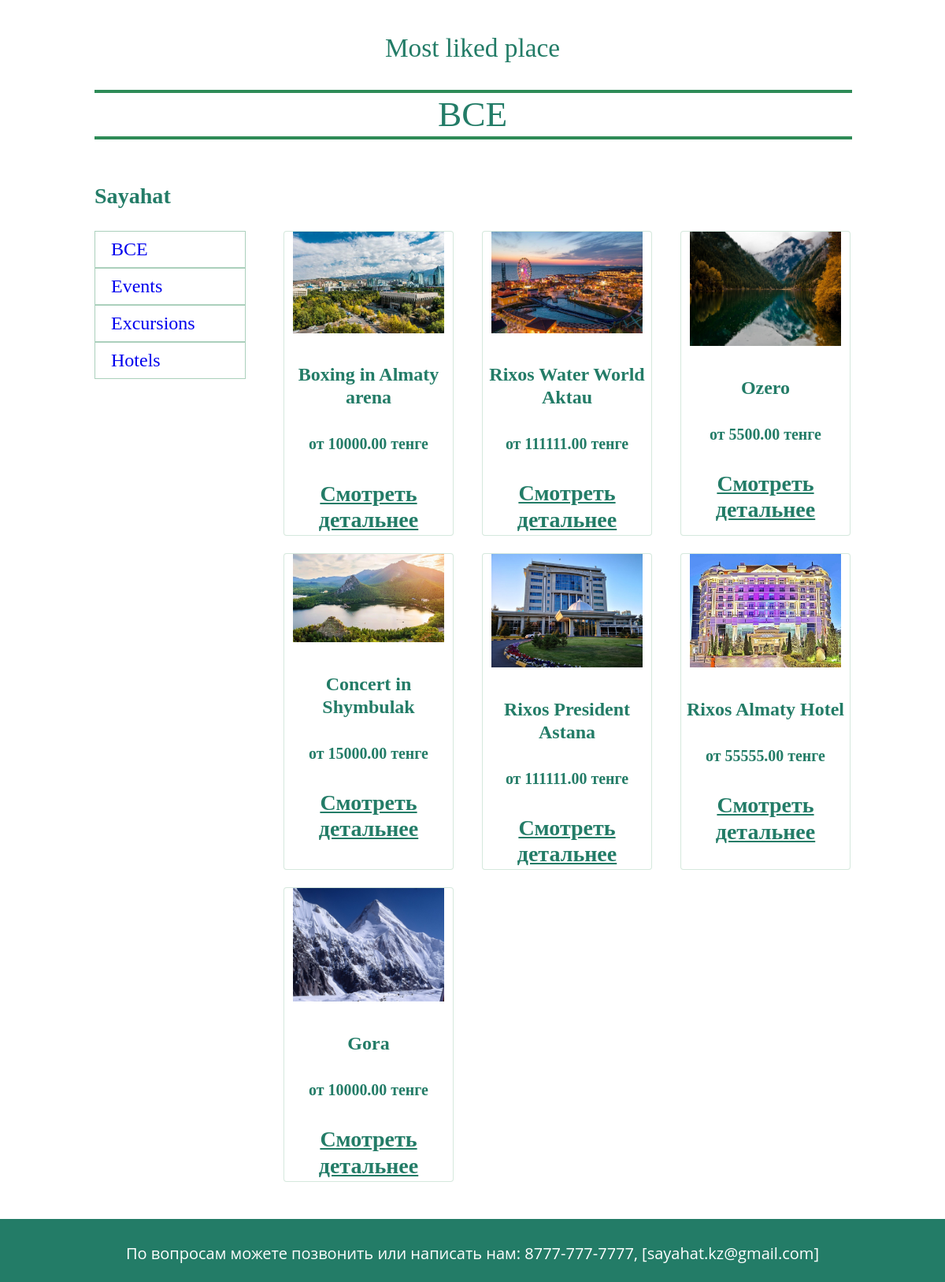
The app's page /areas/products/ (lower part), older data.
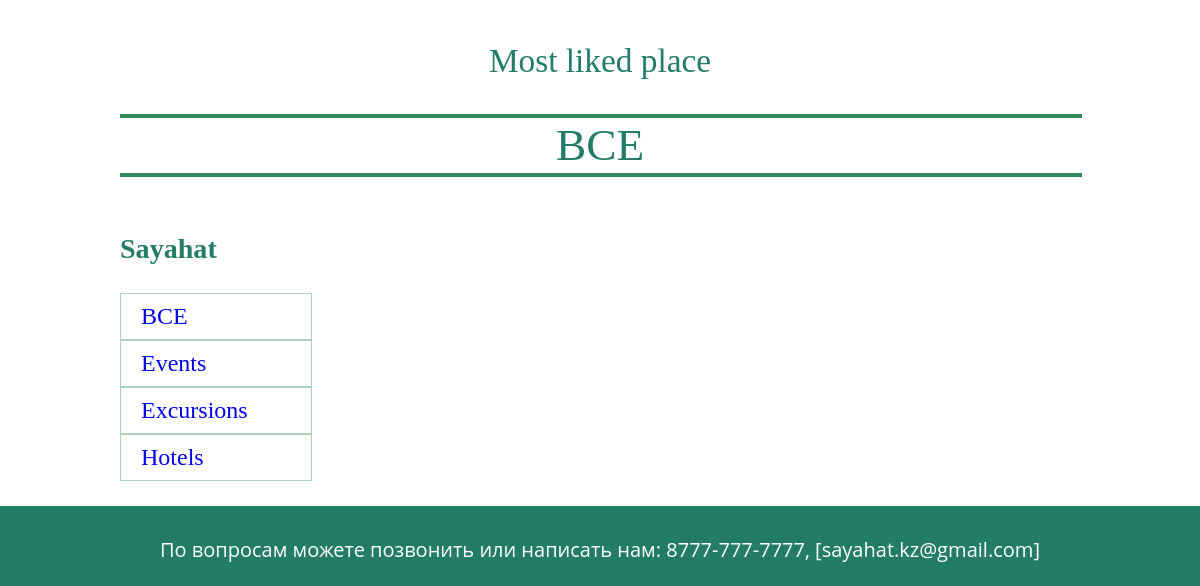
The same page, newer data.
### main/models.py (models this page shows, shortened)
class Category(models.Model):
    name = models.CharField(max_length=64, unique=True)
    class Meta:
        verbose_name = 'Category'
        verbose_name_plural = 'Categories'

class Products(models.Model):
    category = models.ForeignKey(to=Category, on_delete=models.CASCADE)
    hotels = models.ForeignKey(to=Hotels, on_delete=models.CASCADE)
    events = models.ForeignKey(to=Events, on_delete=models.CASCADE)
    excursion = models.ForeignKey(to=Excursion, on_delete=models.CASCADE)
    class Meta:
        verbose_name = 'Products'
        verbose_name_plural = 'Products'
    def __str__(self):
        if self.hotels.name != 'none':
            return f'{self.category.name}: {self.hotels.name}'
        elif self.excursion.name != 'none':
            return f'{self.category.name}: {self.excursion.name}'
        else:
            return f'{self.category.name}: {self.events.name}'

class Events(models.Model):
    name = models.CharField(max_length=120)
    image = models.ImageField(upload_to='events_image')
    date = models.DateTimeField()
    description = models.TextField(null=True)
    price = models.DecimalField(default=0, decimal_places=2, max_digits=8, validators=[MinValueValidator(Decimal('0.00'))])
    place = models.ForeignKey(to=Place, on_delete=models.CASCADE)
    category = models.ForeignKey(to=Category, on_delete=models.CASCADE)
    class Meta:
        verbose_name = 'Event'
        verbose_name_plural = 'Events'

class Hotels(models.Model):
    name = models.CharField(max_length=120)
    image = models.ImageField(upload_to='hotels_image')
    price = models.DecimalField(default=0, decimal_places=2, max_digits=8, validators=[MinValueValidator(Decimal('0.00'))])
    phone = models.CharField(max_length=12)
    description = models.TextField()
    category = models.ForeignKey(to=Category, on_delete=models.CASCADE)
    place = models.ForeignKey(to=Place, on_delete=models.CASCADE)
    class Meta:
        verbose_name = 'Hotels'
        verbose_name_plural = 'Hotels'

class Excursion(models.Model):
    name = models.CharField(max_length=120)
    image = models.ImageField(upload_to='excursion_image')
    num_of_people_now = models.PositiveIntegerField(default=0)
    max_num_of_people = models.PositiveIntegerField()
    date = models.DateTimeField()
    price = models.DecimalField(default=0, decimal_places=2, max_digits=8, validators=[MinValueValidator(Decimal('0.00'))])
    description = models.TextField(null=True)
    place = models.ForeignKey(to=Place, on_delete=models.CASCADE)
    category = models.ForeignKey(to=Category, on_delete=models.CASCADE)
    guide = models.ForeignKey(to=Guide, on_delete=models.CASCADE)

### main/views.py (the view)
# urls.py: path('areas/products/', views.area_products, name='area_products'),
def area_products(request):
    products = Products.objects.all()
    categories = Category.objects.all()
    print("products", products)
    context = {'products': products,
               'categories': categories
               }
    return render(request, 'main/area_products.html', context)

### main/templates/main/area_products.html (shortened to what the changed rows need)
{% load static %}
<!DOCTYPE html>
<html lang="en">
<head>
    <link rel="stylesheet" href="{% static '/vendor/css/css/style2.css'%}">
</head>
<body>
<div class="main">
    <div class="max_width mrl_auto text_center mt50px content_col">
        <div class="flex justify-between">
            <div class="flex flex-column cat_list">
                <div class="flex flex-column">
                    <a href="{% url 'main:area_products' %}" class="list-group-item">ВСЕ</a>
                    {% for category in categories %}
                    <a href="{% url 'main:area_category_products' category_id=category.id %}" class="list-group-item">{{ category.name }}</a>
                    {% endfor %}
                </div>
            </div>
            <div class="flex max_width75 justify-between">
                {% for product in products %}
                <div class="col-lg-4 mb15rem">
                    <div class="card h-100">
                        {% if product.category.name == 'Hotels' %}
                        <a href="">
                            <img class="card-img-top"
                                 src="{{ product.hotels.image.url }}" width="90%"
                                 alt="">
                        </a>
                        <div class="card-body">
                            <h4 class="card-title">
                                {{ product.hotels.name }}
                            </h4>
                            <h5>от {{ product.hotels.price }} тенге </h5>
                        </div>
                        <div class="card-footer text-center">
                            <a class="btn btn-outline-success" href="{% url 'main:product_detail' product_id=product.id %}">Смотреть детальнее</a>
                        </div>
                        {% elif product.category.name == 'Events' %}
                            <a href="#">
                            <img class="card-img-top"
                                 src="{{ product.events.image.url }}" width="90%"
                                 alt="">
                        </a>
                        <div class="card-body">
                            <h4 class="card-title">
                                {{ product.events.name }}
                            </h4>
                            <h5>от {{ product.events.price }} тенге </h5>
                        </div>
                        <div class="card-footer text-center">
                            <a class="btn btn-outline-success" href="{% url 'main:product_detail' product_id=product.id %}">Смотреть детальнее</a>
                        </div>
                        {% else %}
                            <a href="#">
                            <img class="card-img-top"
                                 src="{{ product.excursion.image.url }}" width="90%"
                                 alt="">
                        </a>
                        <div class="card-body">
                            <h4 class="card-title">
                               {{ product.excursion.name }}
                            </h4>
                            <h5>от {{ product.excursion.price }} тенге </h5>
                        </div>
                        <div class="card-footer text-center">
                            <a class="btn btn-outline-success" href="{% url 'main:product_detail' product_id=product.id %}">Смотреть детальнее</a>
                        </div>
                        {% endif %}
                    </div>
                </div>
                {% endfor %}
            </div>
        </div>
    </div>
</div>
</body>
</html>

Row changes from the older to the newer data that the page shows:
removed Products: events.image (picture), events.name "Boxing in Almaty arena", events.price "10000.00"
removed Products: hotels.image (picture), hotels.name "Rixos Water World Aktau", hotels.price "111111.00"
removed Products: excursion.image (picture), excursion.name "Ozero", excursion.price "5500.00"
removed Products: events.image (picture), events.name "Concert in Shymbulak", events.price "15000.00"
removed Products: hotels.image (picture), hotels.name "Rixos President Astana", hotels.price "111111.00"
removed Products: hotels.image (picture), hotels.name "Rixos Almaty Hotel", hotels.price "55555.00"
removed Products: excursion.image (picture), excursion.name "Gora", excursion.price "10000.00"
